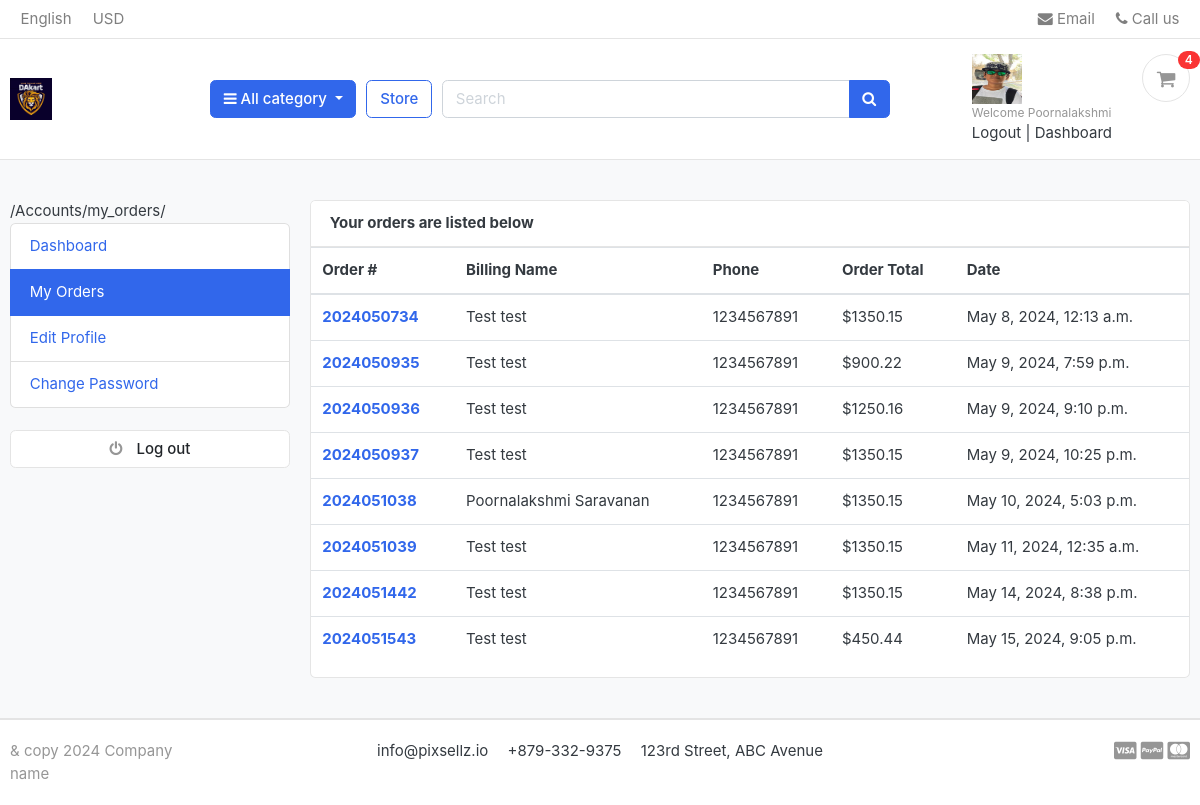
Screenshot of /Accounts/my_orders/ (signed in) with the database file from the repository.
### Accounts/models.py (models this page shows)
class UserProfile(models.Model):
    user            = models.OneToOneField(User,on_delete=models.CASCADE)
    address_line_1  = models.CharField(max_length=100, blank=True)
    address_line_2  = models.CharField(max_length=100, blank=True)
    profile_picture = models.ImageField(upload_to='userprofile', blank=True)
    city            = models.CharField(max_length=20, blank=True)
    state           = models.CharField(max_length=20, blank=True)
    country         = models.CharField(max_length=20, blank=True)

### Order/models.py (models this page shows, shortened)
class Order(models.Model):
    STATUS = (
        ('New','New'),
        ('Accepted','Accepted'),
        ('Completed','Completed'),
        ('Cancelled','Cancelled'),
    )
    user = models.ForeignKey(User, on_delete=models.SET_NULL,
                             null=True)
    payment = models.ForeignKey(payment, on_delete=models.SET_NULL,
                                blank=True, null=True)
    order_number = models.CharField(max_length=20)
    first_name = models.CharField(max_length=50)
    last_name = models.CharField(max_length=50)
    phone = models.CharField(max_length=15)
    email = models.EmailField(max_length=50)
    address_line_1 = models.CharField(max_length=50)
    address_line_2 = models.CharField(max_length=50, blank=True)
    country = models.CharField(max_length=50)
    state = models.CharField(max_length=50)
    city = models.CharField(max_length=50)
    order_note = models.CharField(max_length=100, blank=True)
    order_total = models.FloatField()
    tax = models.FloatField()
    status = models.CharField(max_length=10, choices=STATUS, default='New')
    ip = models.CharField(blank=True, max_length=20)
    is_ordered = models.BooleanField(default=False)
    created_at = models.DateTimeField(auto_now_add=True)
    updated_at = models.DateTimeField(auto_now=True)
    def full_name(self):
        return f'{self.first_name} {self.last_name}'

### Accounts/views.py (the view)
# urls.py: path('my_orders/',views.my_orders,name="my_orders"),
def my_orders(request):
    Orders = Order.objects.filter(user=request.user, is_ordered=True)
    context = {
        'Orders' : Orders
    }
    return render(request, 'Accounts/My_Orders.html', context)

### Carts/context_processors.py (called while the page is built)
def cartCounter(request):
    cart_count = 0
    try:
        if request.user.is_authenticated:
            cart_items = CartItem.objects.all().filter(user=request.user,is_active=True)
        else:
            cart = Cart.objects.get(Cart_Id = cart_id(request))
            cart_items = CartItem.objects.all().filter(cart=cart,is_active=True)
        for cart_item in cart_items:
            cart_count += cart_item.quantity
    except Cart.DoesNotExist:
        cart_count = 0
    return dict(count = cart_count)

### Category/context_processors.py (called while the page is built)
def Cat_links(request):
    links = Category.objects.all()
    return dict(links=links)

### Templates/Accounts/My_Orders.html
{% extends 'Base.html' %}
{% block content %}
<section class="section-conten padding-y bg">
    <div class="container">
        <div class="row">
        {% include 'includes/Sidebar.html' %}
        <main class="col-md-9">
            <article class="card">
            <header class="card-header">
                <strong class="d-inline-block mr-3">Your orders are listed below</strong>
            </header>
            <table class="table table-hover">
                <thead>
                  <tr>
                    <th scope="col">Order #</th>
                    <th scope="col">Billing Name</th>
                    <th scope="col">Phone</th>
                    <th scope="col">Order Total</th>
                    <th scope="col">Date</th>
                  </tr>
                </thead>
                <tbody>
                    {% for order in Orders %}
				    <tr>
				      <th scope="row"><a href="{% url 'order_detail' order.order_number %}">{{order.order_number}}</a></th>
				      <td>{{order.full_name}}</td>
				      <td>{{order.phone}}</td>
				      <td>${{order.order_total}}</td>
					  <td>{{order.created_at}}</td>
				    </tr>
				{% endfor %}
                </tbody>
              </table>
            </article>
        </main>
    </div>
    </div>
    </section>
{% endblock %}

### Templates/Includes/Header.html (shortened to what this page needs)
{% load static %}
<header class="section-header">
	<nav class="navbar p-md-0 navbar-expand-sm navbar-light border-bottom">
	<div class="container">
	  <div class="collapse navbar-collapse" id="navbarTop4">
		<ul class="navbar-nav mr-auto">
			<li class="nav-item dropdown">
				 <a href="#" class="nav-link">   English </a>
			</li>
			<li class="nav-item dropdown">
				<a href="#" class="nav-link"> USD </a>
			</li>
		</ul>
		<ul class="navbar-nav">
			<li><a href="#" class="nav-link"> <i class="fa fa-envelope"></i> Email </a></li>
			<li><a href="#" class="nav-link"> <i class="fa fa-phone"></i> Call us </a></li>
		</ul>
	  </div>
	</div>
	</nav>
	<section class="header-main border-bottom">
		<div class="container">
	<div class="row align-items-center">
		<div class="col-lg-2 col-md-3 col-6">
			<a href="./" class="brand-wrap">
				<img class="logo" src="{% static './images/logo.png' %}">
			</a>
		</div>
		<div class="col-lg col-sm col-md col-6 flex-grow-0">
			<div class="category-wrap dropdown d-inline-block float-right">
				<button type="button" class="btn btn-primary dropdown-toggle" data-toggle="dropdown">
					<i class="fa fa-bars"></i> All category
				</button>
			</div>
		</div>
		<a href="{% url 'Store' %}" class="btn btn-outline-primary">Store</a>
		<div class="col-lg  col-md-6 col-sm-12 col">
			<form action="{% url 'search' %}" class="search">
				<div class="input-group w-100">
					<input type="text" class="form-control" style="width:60%;" placeholder="Search" name="keyword">
					<div class="input-group-append">
					  <button class="btn btn-primary" type="submit">
						<i class="fa fa-search"></i>
					  </button>
					</div>
				</div>
			</form>
		</div>
		<div class="col-lg-3 col-sm-6 col-8 order-2 order-lg-3">
					<div class="d-flex justify-content-end mb-3 mb-lg-0">
						{% if user.id is not None %}
						<div class="widget-header">
							<img src="{{ user.userprofile.profile_picture.url }}" width="50" height="50">
							<small class="title text-muted">Welcome {{ user.first_name }}</small>
							<div>
								<a href="{% url 'logout' %}">Logout</a> <span class="dark-transp"> | </span>
								<a href="{% url 'dashboard' %}">Dashboard </a>
							</div>
						</div>
						{% endif %}
						<a href="./cart.html" class="widget-header pl-3 ml-3">
							<div class="icon icon-sm rounded-circle border"><i class="fa fa-shopping-cart"></i></div>
							<span class="badge badge-pill badge-danger notify">{{ count }}</span>
						</a>
					</div>
				</div>
	</div>
		</div>
	</section>
	</header>

### static/css/ui.css (style rules this page uses)
html { font-family: "Inter", sans-serif; font-size: 15px; }
.icon-xs, .icon-sm, .icon-md, .icon-lg { display: inline-block; text-align: center; flex-shrink: 0; flex-grow: 0; }
.icon-sm { width: 48px; height: 48px; line-height: 48px !important; font-size: 20px; }
.padding-y { padding-top: 40px; padding-bottom: 40px; }
article:after, .form-group:after { display: block; clear: both; content: ""; }
.bg { background-color: #f8f9fa; }
.header-main { position: relative; padding-top: 1rem; padding-bottom: 1rem; }
.brand-wrap .logo, .navbar-brand .logo { margin-right: 7px; max-height: 42px; display: inline-block; }
.widget-header { display: inline-block; vertical-align: middle; position: relative; }
.widget-header a { color: #343a40; }
.widget-header i { color: #969696; }
.widget-header .title { display: block; }
.widget-header .notify { position: absolute; top: -3px; right: -10px; }
.notify { position: absolute; top: -4px; right: -10px; display: inline-block; padding: 0.25em 0.6em; font-size: 12px; line-height: 1; text-align: center; border-radius: 3rem; color: #fff; background-color: #fa3434; }

### rows the page displays
Order: order_number "2024050734", full_name "Test test", phone "1234567891", order_total "1350.15", created_at "May 8, 2024, 12:13 a.m."
Order: order_number "2024050935", full_name "Test test", phone "1234567891", order_total "900.22", created_at "May 9, 2024, 7:59 p.m."
Order: order_number "2024050936", full_name "Test test", phone "1234567891", order_total "1250.16", created_at "May 9, 2024, 9:10 p.m."
Order: order_number "2024050937", full_name "Test test", phone "1234567891", order_total "1350.15", created_at "May 9, 2024, 10:25 p.m."
Order: order_number "2024051038", full_name "Poornalakshmi Saravanan", phone "1234567891", order_total "1350.15", created_at "May 10, 2024, 5:03 p.m."
Order: order_number "2024051039", full_name "Test test", phone "1234567891", order_total "1350.15", created_at "May 11, 2024, 12:35 a.m."
Order: order_number "2024051442", full_name "Test test", phone "1234567891", order_total "1350.15", created_at "May 14, 2024, 8:38 p.m."
Order: order_number "2024051543", full_name "Test test", phone "1234567891", order_total "450.44", created_at "May 15, 2024, 9:05 p.m."

### other values shown
{{ user.first_name }} "Poornalakshmi"
{{ count }} "4"
{{ request.path }} "/Accounts/my_orders/"
